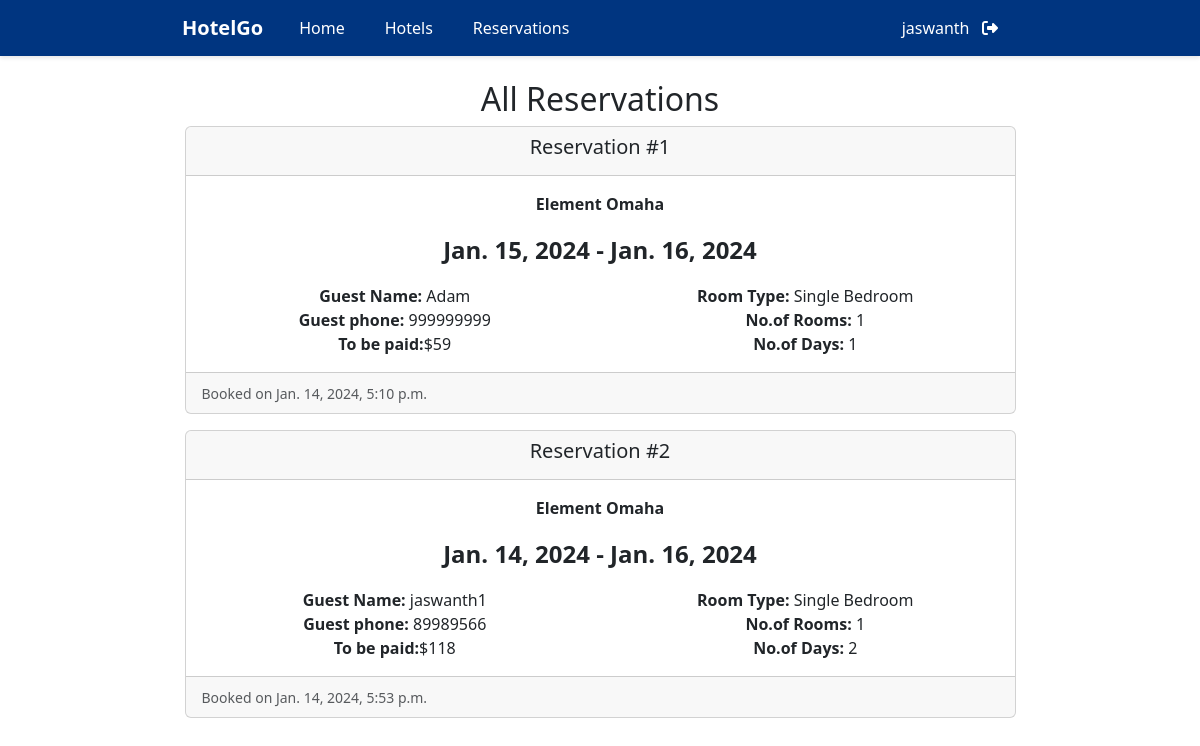
The app's page /reservations/ (signed in) with its own data.
### hotels/models.py (models this page shows, shortened)
class RoomReservation(models.Model):
    user = models.ForeignKey(User, on_delete=models.CASCADE)
    hotel = models.ForeignKey(Hotel, on_delete=models.CASCADE)
    room_type = models.ForeignKey(RoomType, on_delete=models.CASCADE)
    quantity = models.PositiveIntegerField(validators=[MinValueValidator(1)])
    guest_name = models.CharField(max_length=255)
    guest_email = models.EmailField()
    guest_phone = models.CharField(max_length=15)
    checkin_date = models.DateField(default=datetime.now)
    checkout_date = models.DateField(default=datetime.now)
    booked_on = models.DateTimeField(auto_now_add=True)
    num_days = models.PositiveIntegerField(default=1)
    cost = models.PositiveIntegerField()

class Hotel(models.Model):
    name = models.CharField(max_length=255)
    location = models.CharField(max_length=255)
    image1 = models.ImageField(upload_to='images/hotel_images/')
    image2 = models.ImageField(upload_to='images/hotel_images/', null=True, blank=True)
    image3 = models.ImageField(upload_to='images/hotel_images/', null=True, blank=True)
    image4 = models.ImageField(upload_to='images/hotel_images/', null=True, blank=True)
    room_types = models.ManyToManyField(RoomType, through=HotelRoom)
    description = models.TextField()
    free_wifi = models.BooleanField(default=False)
    fitness_center = models.BooleanField(default=False)
    breakfast = models.BooleanField(default=False)
    swimming_pool = models.BooleanField(default=False)
    rating = models.FloatField()

class RoomType(models.Model):
    name = models.CharField(max_length=255)
    capacity = models.PositiveIntegerField()
    price = models.DecimalField(max_digits=6, decimal_places=2)
    def __str__(self):
        return self.name

### hotels/views.py (the view)
# urls.py: path('reservations/', my_reservation, name='my_reservation'),
def my_reservation(request):
    if request.user.is_superuser:
        reservations = RoomReservation.objects.all()
        template_name = 'admin_reservations.html'
    else:
        reservations = RoomReservation.objects.filter(user=request.user)
        template_name = 'my_reservations.html'
    context = {'reservations': reservations}
    return render(request, template_name, context)

### hotels/templates/admin_reservations.html (shortened to what this page needs)
{% extends 'base.html' %}
{% block content %}
    <div class="container mt-4">
  <h2 class="text-center">All Reservations</h2>
        {% if reservations %}
            <div class="row justify-content-center">
                {% for reservation in reservations %}
                    <div class="col-md-9 mb-3">
                        <div class="card ">
                            <div class="card-header">
                                <h5 class="card-title text-center">Reservation #{{ reservation.id }}</h5>
                            </div>
                            <div class="card-body">
                                          <p class="card-text text-center "><strong>{{ reservation.hotel.name }}</strong></p>
                                       <p class="card-text text-center fs-4"><strong>{{ reservation.checkin_date }} - {{ reservation.checkout_date }}</strong></p>
                                <div class="row text-center">
                                        <div class="col-md-6">
                                                  <p class="card-text"><strong>Guest Name:</strong> {{ reservation.guest_name }}</p>
                                        </div>
                                     <div class="col-md-6">
                                                   <p class="card-text align-right"><strong>Room Type:</strong> {{ reservation.room_type }}</p>
                                        </div>
                                        <div class="col-md-6">
                                                   <p class="card-text"><strong>Guest phone:</strong> {{ reservation.guest_phone }}</p>
                                        </div>
                                     <div class="col-md-6">
                                <p class="card-text"><strong>No.of Rooms:</strong> {{ reservation.quantity }}</p>
                                        </div>
                              <div class="col-md-6">
                                   <p class="card-text"><strong>To be paid:</strong>${{ reservation.cost }}</p>
                              </div>
                              <div class="col-md-6">
                                 <p class="card-text"><strong>No.of Days:</strong> {{ reservation.num_days }}</p>
                                </div>
                                           </div>
                            </div>
                            <div class="card-footer">
                                <small class="text-body-secondary">Booked on {{ reservation.booked_on }}</small>
                            </div>
                        </div>
                    </div>
                {% endfor %}
            </div>
        {% else %}
            <p class="mt-3">No reservations found.</p>
        {% endif %}
    </div>
{% endblock %}

### hotels/templates/base.html (shortened to what this page needs)
{% load static %}
<!DOCTYPE html>
<html lang="en">
<head>
  <link href="https://cdn.jsdelivr.net/npm/bootstrap@5.3.2/dist/css/bootstrap.min.css" rel="stylesheet">
  <link rel="stylesheet" href="https://cdnjs.cloudflare.com/ajax/libs/font-awesome/6.5.1/css/all.min.css" />
</head>
<body>
<nav class="navbar navbar-expand-lg">
  <div class="container-fluid">
      <a class="navbar-brand" href={% url 'homepage' %}>HotelGo </a>
    <div class="collapse navbar-collapse" id="navbarNavDropdown" style="color: white !important" >
      <ul class="navbar-nav me-auto">
        <li class="nav-item">
          <a class="nav-link " aria-current="page" href={% url 'homepage' %}>Home</a>
        </li>
        <li class="nav-item">
          <a class="nav-link" href={% url 'hotels' %}>Hotels</a>
        </li>
          {% if user.is_authenticated %}
           <li class="nav-item">
            <a class="nav-link" href={% url 'my_reservation' %}>Reservations</a>
          </li>
          {% endif %}
      </ul>
        {% if user.is_authenticated %}
            <div class="d-flex">
            <ul class="navbar-nav me-auto">
              <li><a class="nav-link" href="{% url 'logout' %}" >{{ user.username }} &nbsp; <i class="fa fa-right-from-bracket"></i></a></li>
            </ul>
             </div>
        {% endif %}
    </div>
  </div>
</nav>
{% block content %}{% endblock %}
</body>
</html>

### hotels/templates/base.html (style rules this page uses)
.navbar { background-color: #003580 !important; box-shadow: 0 2px 4px rgba(0, 0, 0, 0.1); padding-left: 170px; padding-right: 170px; }
.navbar-brand { color: #ffffff !important; font-weight: bold; }
.nav-link { color: #ffffff !important; font-size: 16px; padding-left: 20px !important; padding-right: 20px !important; }

### records on screen
RoomReservation: id "1", hotel.name "Element Omaha", checkin_date "Jan. 15, 2024", checkout_date "Jan. 16, 2024", guest_name "Adam", room_type "Single Bedroom", guest_phone "999999999", quantity "1", cost "59", num_days "1", booked_on "Jan. 14, 2024, 5:10 p.m."
RoomReservation: id "2", hotel.name "Element Omaha", checkin_date "Jan. 14, 2024", checkout_date "Jan. 16, 2024", guest_name "jaswanth1", room_type "Single Bedroom", guest_phone "89989566", quantity "1", cost "118", num_days "2", booked_on "Jan. 14, 2024, 5:53 p.m."

### other values on screen
{{ user.username }} "jaswanth"
